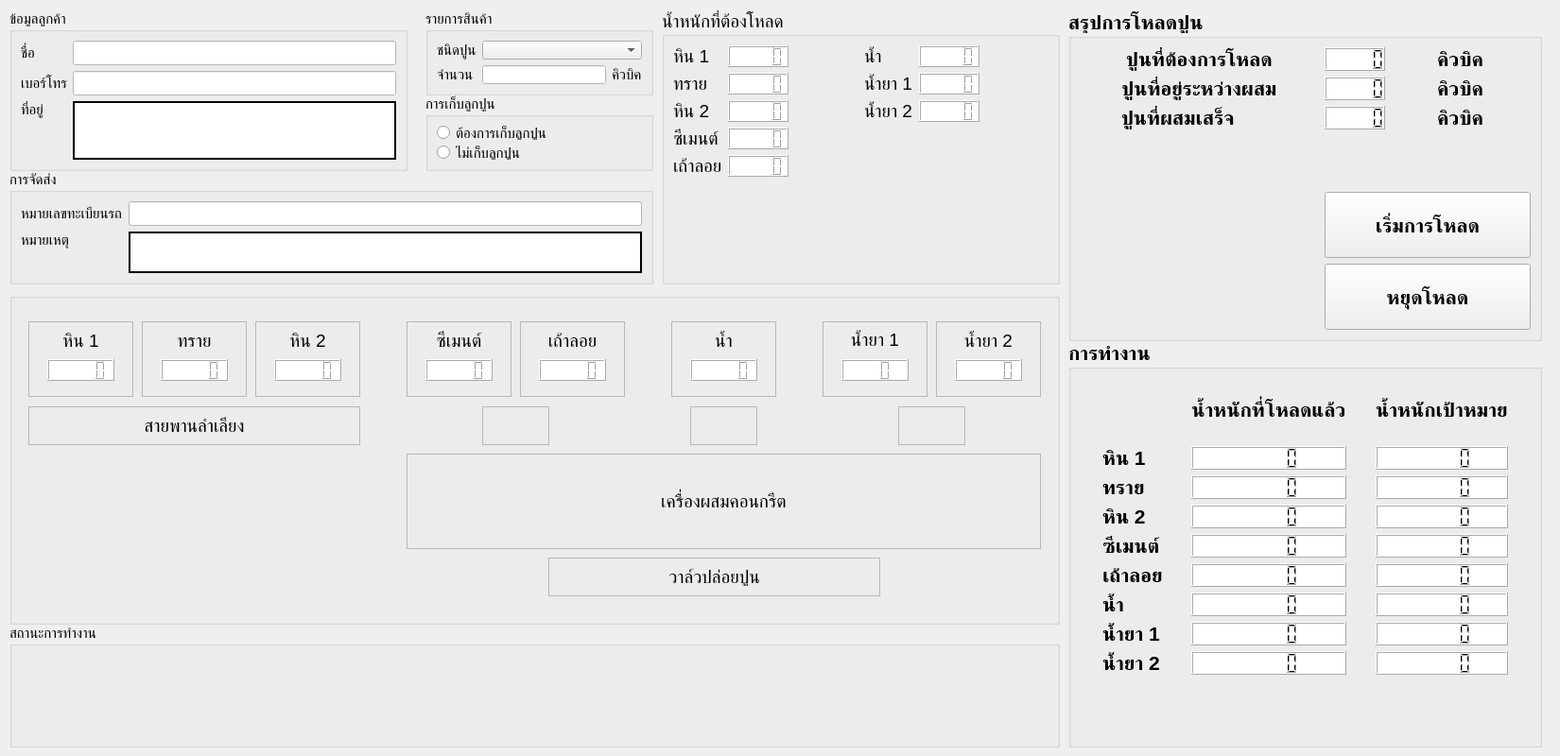
<?xml version="1.0" encoding="UTF-8"?>
<ui version="4.0">
 <class>MainWindow</class>
 <widget class="QMainWindow" name="MainWindow">
  <property name="geometry">
   <rect>
    <x>0</x>
    <y>0</y>
    <width>1650</width>
    <height>800</height>
   </rect>
  </property>
  <property name="minimumSize">
   <size>
    <width>1650</width>
    <height>800</height>
   </size>
  </property>
  <property name="maximumSize">
   <size>
    <width>1650</width>
    <height>800</height>
   </size>
  </property>
  <property name="windowTitle">
   <string>MainWindow</string>
  </property>
  <widget class="QWidget" name="centralwidget">
   <widget class="QGroupBox" name="customer_groupBox">
    <property name="geometry">
     <rect>
      <x>10</x>
      <y>10</y>
      <width>421</width>
      <height>171</height>
     </rect>
    </property>
    <property name="font">
     <font>
      <pointsize>11</pointsize>
     </font>
    </property>
    <property name="title">
     <string>ข้อมูลลูกค้า</string>
    </property>
    <layout class="QGridLayout" name="gridLayout">
     <item row="0" column="0">
      <widget class="QLabel" name="customerName_label">
       <property name="text">
        <string>ชื่อ</string>
       </property>
      </widget>
     </item>
     <item row="2" column="0">
      <widget class="QLabel" name="address_label">
       <property name="text">
        <string>ที่อยู่</string>
       </property>
      </widget>
     </item>
     <item row="1" column="0">
      <widget class="QLabel" name="phone_label">
       <property name="text">
        <string>เบอร์โทร</string>
       </property>
      </widget>
     </item>
     <item row="1" column="1">
      <widget class="QLineEdit" name="phoneNumber_lineEdit">
       <property name="styleSheet">
        <string notr="true">background-color: rgb(255, 255, 255);
color: rgb(0, 0, 0);</string>
       </property>
      </widget>
     </item>
     <item row="0" column="1">
      <widget class="QLineEdit" name="customerName_lineEdit">
       <property name="styleSheet">
        <string notr="true">background-color: rgb(255, 255, 255);
color: rgb(0, 0, 0);</string>
       </property>
      </widget>
     </item>
     <item row="3" column="0">
      <spacer name="verticalSpacer">
       <property name="orientation">
        <enum>Qt::Orientation::Vertical</enum>
       </property>
       <property name="sizeHint" stdset="0">
        <size>
         <width>20</width>
         <height>40</height>
        </size>
       </property>
      </spacer>
     </item>
     <item row="2" column="1" rowspan="2">
      <widget class="QPlainTextEdit" name="address_plainTextEdit">
       <property name="autoFillBackground">
        <bool>true</bool>
       </property>
       <property name="styleSheet">
        <string notr="true">color: rgb(0, 0, 0);
background-color: rgb(255, 255, 255);</string>
       </property>
       <property name="frameShape">
        <enum>QFrame::Shape::Box</enum>
       </property>
       <property name="frameShadow">
        <enum>QFrame::Shadow::Plain</enum>
       </property>
       <property name="lineWidth">
        <number>2</number>
       </property>
       <property name="backgroundVisible">
        <bool>false</bool>
       </property>
      </widget>
     </item>
    </layout>
   </widget>
   <widget class="QGroupBox" name="order_groupBox">
    <property name="geometry">
     <rect>
      <x>450</x>
      <y>10</y>
      <width>241</width>
      <height>91</height>
     </rect>
    </property>
    <property name="font">
     <font>
      <pointsize>11</pointsize>
     </font>
    </property>
    <property name="title">
     <string>รายการสินค้า</string>
    </property>
    <layout class="QGridLayout" name="gridLayout_2">
     <item row="0" column="0">
      <widget class="QLabel" name="label_4">
       <property name="text">
        <string>ชนิดปูน</string>
       </property>
      </widget>
     </item>
     <item row="0" column="1" colspan="2">
      <widget class="QComboBox" name="concreteFormula_comboBox"/>
     </item>
     <item row="1" column="0">
      <widget class="QLabel" name="label_16">
       <property name="text">
        <string>จำนวน</string>
       </property>
      </widget>
     </item>
     <item row="1" column="1">
      <widget class="QLineEdit" name="concreteOrder_lineEdit">
       <property name="styleSheet">
        <string notr="true">background-color: rgb(255, 255, 255);
color: rgb(0, 0, 0);</string>
       </property>
      </widget>
     </item>
     <item row="1" column="2">
      <widget class="QLabel" name="label_17">
       <property name="text">
        <string>คิวบิค</string>
       </property>
      </widget>
     </item>
    </layout>
   </widget>
   <widget class="QGroupBox" name="groupBox_3">
    <property name="geometry">
     <rect>
      <x>1130</x>
      <y>360</y>
      <width>501</width>
      <height>431</height>
     </rect>
    </property>
    <property name="font">
     <font>
      <pointsize>16</pointsize>
      <bold>true</bold>
     </font>
    </property>
    <property name="title">
     <string>การทำงาน</string>
    </property>
    <layout class="QGridLayout" name="gridLayout_4">
     <item row="1" column="2">
      <spacer name="horizontalSpacer_2">
       <property name="orientation">
        <enum>Qt::Orientation::Horizontal</enum>
       </property>
       <property name="sizeHint" stdset="0">
        <size>
         <width>40</width>
         <height>20</height>
        </size>
       </property>
      </spacer>
     </item>
     <item row="4" column="1">
      <widget class="QLabel" name="label_25">
       <property name="text">
        <string>ซีเมนต์</string>
       </property>
      </widget>
     </item>
     <item row="8" column="1">
      <widget class="QLabel" name="label_29">
       <property name="text">
        <string>น้ำยา 2</string>
       </property>
      </widget>
     </item>
     <item row="1" column="1">
      <widget class="QLabel" name="label_22">
       <property name="text">
        <string>หิน 1</string>
       </property>
      </widget>
     </item>
     <item row="1" column="4">
      <spacer name="horizontalSpacer">
       <property name="orientation">
        <enum>Qt::Orientation::Horizontal</enum>
       </property>
       <property name="sizeHint" stdset="0">
        <size>
         <width>40</width>
         <height>20</height>
        </size>
       </property>
      </spacer>
     </item>
     <item row="2" column="1">
      <widget class="QLabel" name="label_23">
       <property name="text">
        <string>ทราย</string>
       </property>
      </widget>
     </item>
     <item row="1" column="0">
      <spacer name="horizontalSpacer_3">
       <property name="orientation">
        <enum>Qt::Orientation::Horizontal</enum>
       </property>
       <property name="sizeHint" stdset="0">
        <size>
         <width>40</width>
         <height>20</height>
        </size>
       </property>
      </spacer>
     </item>
     <item row="5" column="1">
      <widget class="QLabel" name="label_26">
       <property name="text">
        <string>เถ้าลอย</string>
       </property>
      </widget>
     </item>
     <item row="0" column="5">
      <widget class="QLabel" name="label_20">
       <property name="text">
        <string>น้ำหนักเป้าหมาย</string>
       </property>
       <property name="alignment">
        <set>Qt::AlignmentFlag::AlignCenter</set>
       </property>
      </widget>
     </item>
     <item row="0" column="3">
      <widget class="QLabel" name="label_21">
       <property name="text">
        <string>น้ำหนักที่โหลดแล้ว</string>
       </property>
       <property name="alignment">
        <set>Qt::AlignmentFlag::AlignCenter</set>
       </property>
      </widget>
     </item>
     <item row="3" column="6">
      <spacer name="horizontalSpacer_4">
       <property name="orientation">
        <enum>Qt::Orientation::Horizontal</enum>
       </property>
       <property name="sizeHint" stdset="0">
        <size>
         <width>40</width>
         <height>20</height>
        </size>
       </property>
      </spacer>
     </item>
     <item row="6" column="1">
      <widget class="QLabel" name="label_27">
       <property name="text">
        <string>น้ำ</string>
       </property>
      </widget>
     </item>
     <item row="3" column="1">
      <widget class="QLabel" name="label_24">
       <property name="text">
        <string>หิน 2</string>
       </property>
      </widget>
     </item>
     <item row="0" column="1">
      <spacer name="verticalSpacer_3">
       <property name="orientation">
        <enum>Qt::Orientation::Vertical</enum>
       </property>
       <property name="sizeHint" stdset="0">
        <size>
         <width>20</width>
         <height>46</height>
        </size>
       </property>
      </spacer>
     </item>
     <item row="7" column="1">
      <widget class="QLabel" name="label_28">
       <property name="text">
        <string>น้ำยา 1</string>
       </property>
      </widget>
     </item>
     <item row="9" column="3">
      <spacer name="verticalSpacer_5">
       <property name="orientation">
        <enum>Qt::Orientation::Vertical</enum>
       </property>
       <property name="sizeHint" stdset="0">
        <size>
         <width>20</width>
         <height>40</height>
        </size>
       </property>
      </spacer>
     </item>
     <item row="1" column="3">
      <widget class="QLCDNumber" name="rock1Finish_lcdNumber">
       <property name="styleSheet">
        <string notr="true">background-color: rgb(255, 255, 255);
color: rgb(0, 0, 0);</string>
       </property>
       <property name="value" stdset="0">
        <double>0.000000000000000</double>
       </property>
      </widget>
     </item>
     <item row="1" column="5">
      <widget class="QLCDNumber" name="rock1Target_lcdNumber">
       <property name="styleSheet">
        <string notr="true">background-color: rgb(255, 255, 255);
color: rgb(0, 0, 0);</string>
       </property>
       <property name="value" stdset="0">
        <double>0.000000000000000</double>
       </property>
      </widget>
     </item>
     <item row="2" column="5">
      <widget class="QLCDNumber" name="sandTarget_lcdNumber">
       <property name="styleSheet">
        <string notr="true">background-color: rgb(255, 255, 255);
color: rgb(0, 0, 0);</string>
       </property>
       <property name="value" stdset="0">
        <double>0.000000000000000</double>
       </property>
      </widget>
     </item>
     <item row="2" column="3">
      <widget class="QLCDNumber" name="sandFinish_lcdNumber">
       <property name="styleSheet">
        <string notr="true">background-color: rgb(255, 255, 255);
color: rgb(0, 0, 0);</string>
       </property>
       <property name="value" stdset="0">
        <double>0.000000000000000</double>
       </property>
      </widget>
     </item>
     <item row="3" column="3">
      <widget class="QLCDNumber" name="rock2Finish_lcdNumber">
       <property name="styleSheet">
        <string notr="true">background-color: rgb(255, 255, 255);
color: rgb(0, 0, 0);</string>
       </property>
       <property name="value" stdset="0">
        <double>0.000000000000000</double>
       </property>
      </widget>
     </item>
     <item row="4" column="3">
      <widget class="QLCDNumber" name="cementFinish_lcdNumber">
       <property name="styleSheet">
        <string notr="true">background-color: rgb(255, 255, 255);
color: rgb(0, 0, 0);</string>
       </property>
       <property name="value" stdset="0">
        <double>0.000000000000000</double>
       </property>
      </widget>
     </item>
     <item row="5" column="3">
      <widget class="QLCDNumber" name="flyashFinish_lcdNumber">
       <property name="styleSheet">
        <string notr="true">background-color: rgb(255, 255, 255);
color: rgb(0, 0, 0);</string>
       </property>
       <property name="value" stdset="0">
        <double>0.000000000000000</double>
       </property>
      </widget>
     </item>
     <item row="6" column="3">
      <widget class="QLCDNumber" name="waterFinish_lcdNumber">
       <property name="styleSheet">
        <string notr="true">background-color: rgb(255, 255, 255);
color: rgb(0, 0, 0);</string>
       </property>
       <property name="value" stdset="0">
        <double>0.000000000000000</double>
       </property>
      </widget>
     </item>
     <item row="7" column="3">
      <widget class="QLCDNumber" name="chem1Finish_lcdNumber">
       <property name="styleSheet">
        <string notr="true">background-color: rgb(255, 255, 255);
color: rgb(0, 0, 0);</string>
       </property>
       <property name="value" stdset="0">
        <double>0.000000000000000</double>
       </property>
      </widget>
     </item>
     <item row="8" column="3">
      <widget class="QLCDNumber" name="chem2Finish_lcdNumber">
       <property name="styleSheet">
        <string notr="true">background-color: rgb(255, 255, 255);
color: rgb(0, 0, 0);</string>
       </property>
       <property name="value" stdset="0">
        <double>0.000000000000000</double>
       </property>
      </widget>
     </item>
     <item row="3" column="5">
      <widget class="QLCDNumber" name="rock2Target_lcdNumber">
       <property name="styleSheet">
        <string notr="true">background-color: rgb(255, 255, 255);
color: rgb(0, 0, 0);</string>
       </property>
       <property name="value" stdset="0">
        <double>0.000000000000000</double>
       </property>
      </widget>
     </item>
     <item row="4" column="5">
      <widget class="QLCDNumber" name="cementTarget_lcdNumber">
       <property name="styleSheet">
        <string notr="true">background-color: rgb(255, 255, 255);
color: rgb(0, 0, 0);</string>
       </property>
       <property name="value" stdset="0">
        <double>0.000000000000000</double>
       </property>
      </widget>
     </item>
     <item row="5" column="5">
      <widget class="QLCDNumber" name="flyashTarget_lcdNumber">
       <property name="styleSheet">
        <string notr="true">background-color: rgb(255, 255, 255);
color: rgb(0, 0, 0);</string>
       </property>
       <property name="value" stdset="0">
        <double>0.000000000000000</double>
       </property>
      </widget>
     </item>
     <item row="6" column="5">
      <widget class="QLCDNumber" name="waterTarget_lcdNumber">
       <property name="styleSheet">
        <string notr="true">background-color: rgb(255, 255, 255);
color: rgb(0, 0, 0);</string>
       </property>
       <property name="value" stdset="0">
        <double>0.000000000000000</double>
       </property>
      </widget>
     </item>
     <item row="7" column="5">
      <widget class="QLCDNumber" name="chem1Target_lcdNumber">
       <property name="styleSheet">
        <string notr="true">background-color: rgb(255, 255, 255);
color: rgb(0, 0, 0);</string>
       </property>
       <property name="value" stdset="0">
        <double>0.000000000000000</double>
       </property>
      </widget>
     </item>
     <item row="8" column="5">
      <widget class="QLCDNumber" name="chem2Target_lcdNumber">
       <property name="styleSheet">
        <string notr="true">background-color: rgb(255, 255, 255);
color: rgb(0, 0, 0);</string>
       </property>
       <property name="value" stdset="0">
        <double>0.000000000000000</double>
       </property>
      </widget>
     </item>
    </layout>
   </widget>
   <widget class="QGroupBox" name="keepSample_groupBox">
    <property name="geometry">
     <rect>
      <x>450</x>
      <y>100</y>
      <width>241</width>
      <height>81</height>
     </rect>
    </property>
    <property name="font">
     <font>
      <pointsize>11</pointsize>
     </font>
    </property>
    <property name="title">
     <string>การเก็บลูกปูน</string>
    </property>
    <layout class="QVBoxLayout" name="verticalLayout">
     <item>
      <widget class="QRadioButton" name="keepSample_radioButton">
       <property name="text">
        <string>ต้องการเก็บลูกปูน</string>
       </property>
      </widget>
     </item>
     <item>
      <widget class="QRadioButton" name="noKeepSample_radioButton">
       <property name="text">
        <string>ไม่เก็บลูกปูน</string>
       </property>
      </widget>
     </item>
    </layout>
   </widget>
   <widget class="QGroupBox" name="sending_groupBox">
    <property name="geometry">
     <rect>
      <x>10</x>
      <y>180</y>
      <width>681</width>
      <height>121</height>
     </rect>
    </property>
    <property name="font">
     <font>
      <pointsize>11</pointsize>
     </font>
    </property>
    <property name="title">
     <string>การจัดส่ง</string>
    </property>
    <layout class="QGridLayout" name="gridLayout_3">
     <item row="0" column="0">
      <widget class="QLabel" name="label_18">
       <property name="text">
        <string>หมายเลขทะเบียนรถ</string>
       </property>
      </widget>
     </item>
     <item row="0" column="1">
      <widget class="QLineEdit" name="truckID_lineEdit">
       <property name="styleSheet">
        <string notr="true">background-color: rgb(255, 255, 255);
color: rgb(0, 0, 0);</string>
       </property>
      </widget>
     </item>
     <item row="1" column="0">
      <widget class="QLabel" name="label_19">
       <property name="text">
        <string>หมายเหตุ</string>
       </property>
      </widget>
     </item>
     <item row="1" column="1" rowspan="2">
      <widget class="QPlainTextEdit" name="comment_plainTextEdit">
       <property name="styleSheet">
        <string notr="true">background-color: rgb(255, 255, 255);
color: rgb(0, 0, 0);</string>
       </property>
       <property name="frameShape">
        <enum>QFrame::Shape::Box</enum>
       </property>
       <property name="frameShadow">
        <enum>QFrame::Shadow::Plain</enum>
       </property>
       <property name="lineWidth">
        <number>2</number>
       </property>
      </widget>
     </item>
     <item row="2" column="0">
      <spacer name="verticalSpacer_2">
       <property name="orientation">
        <enum>Qt::Orientation::Vertical</enum>
       </property>
       <property name="sizeHint" stdset="0">
        <size>
         <width>41</width>
         <height>80</height>
        </size>
       </property>
      </spacer>
     </item>
    </layout>
   </widget>
   <widget class="QGroupBox" name="groupBox_6">
    <property name="geometry">
     <rect>
      <x>10</x>
      <y>310</y>
      <width>1111</width>
      <height>351</height>
     </rect>
    </property>
    <property name="font">
     <font>
      <pointsize>14</pointsize>
     </font>
    </property>
    <property name="title">
     <string/>
    </property>
    <widget class="QFrame" name="water_frame">
     <property name="geometry">
      <rect>
       <x>700</x>
       <y>30</y>
       <width>111</width>
       <height>80</height>
      </rect>
     </property>
     <property name="frameShape">
      <enum>QFrame::Shape::StyledPanel</enum>
     </property>
     <property name="frameShadow">
      <enum>QFrame::Shadow::Raised</enum>
     </property>
     <widget class="QLabel" name="water_label">
      <property name="geometry">
       <rect>
        <x>10</x>
        <y>10</y>
        <width>91</width>
        <height>20</height>
       </rect>
      </property>
      <property name="text">
       <string>น้ำ</string>
      </property>
      <property name="alignment">
       <set>Qt::AlignmentFlag::AlignCenter</set>
      </property>
     </widget>
     <widget class="QLCDNumber" name="waterValue_lcdNumber">
      <property name="geometry">
       <rect>
        <x>20</x>
        <y>40</y>
        <width>71</width>
        <height>23</height>
       </rect>
      </property>
      <property name="styleSheet">
       <string notr="true">background-color: rgb(255, 255, 255);
color: rgb(0, 0, 0);</string>
      </property>
     </widget>
    </widget>
    <widget class="QFrame" name="rock1_frame">
     <property name="geometry">
      <rect>
       <x>20</x>
       <y>30</y>
       <width>111</width>
       <height>80</height>
      </rect>
     </property>
     <property name="frameShape">
      <enum>QFrame::Shape::StyledPanel</enum>
     </property>
     <property name="frameShadow">
      <enum>QFrame::Shadow::Raised</enum>
     </property>
     <widget class="QLabel" name="rock1_label">
      <property name="geometry">
       <rect>
        <x>10</x>
        <y>10</y>
        <width>91</width>
        <height>20</height>
       </rect>
      </property>
      <property name="text">
       <string>หิน 1</string>
      </property>
      <property name="alignment">
       <set>Qt::AlignmentFlag::AlignCenter</set>
      </property>
     </widget>
     <widget class="QLCDNumber" name="rock1Value_lcdNumber">
      <property name="geometry">
       <rect>
        <x>20</x>
        <y>40</y>
        <width>71</width>
        <height>23</height>
       </rect>
      </property>
      <property name="styleSheet">
       <string notr="true">background-color: rgb(255, 255, 255);
color: rgb(0, 0, 0);</string>
      </property>
     </widget>
    </widget>
    <widget class="QFrame" name="conveyor_frame">
     <property name="geometry">
      <rect>
       <x>20</x>
       <y>120</y>
       <width>351</width>
       <height>41</height>
      </rect>
     </property>
     <property name="frameShape">
      <enum>QFrame::Shape::StyledPanel</enum>
     </property>
     <property name="frameShadow">
      <enum>QFrame::Shadow::Raised</enum>
     </property>
     <widget class="QLabel" name="conveyor_label">
      <property name="geometry">
       <rect>
        <x>10</x>
        <y>10</y>
        <width>331</width>
        <height>20</height>
       </rect>
      </property>
      <property name="text">
       <string>สายพานลำเลียง</string>
      </property>
      <property name="alignment">
       <set>Qt::AlignmentFlag::AlignCenter</set>
      </property>
     </widget>
    </widget>
    <widget class="QFrame" name="chem1_frame">
     <property name="geometry">
      <rect>
       <x>860</x>
       <y>30</y>
       <width>111</width>
       <height>80</height>
      </rect>
     </property>
     <property name="frameShape">
      <enum>QFrame::Shape::StyledPanel</enum>
     </property>
     <property name="frameShadow">
      <enum>QFrame::Shadow::Raised</enum>
     </property>
     <widget class="QLabel" name="chem1_label">
      <property name="geometry">
       <rect>
        <x>10</x>
        <y>9</y>
        <width>91</width>
        <height>21</height>
       </rect>
      </property>
      <property name="text">
       <string>น้ำยา 1</string>
      </property>
      <property name="alignment">
       <set>Qt::AlignmentFlag::AlignCenter</set>
      </property>
     </widget>
     <widget class="QLCDNumber" name="chem1Value_lcdNumber">
      <property name="geometry">
       <rect>
        <x>20</x>
        <y>40</y>
        <width>71</width>
        <height>23</height>
       </rect>
      </property>
      <property name="styleSheet">
       <string notr="true">background-color: rgb(255, 255, 255);
color: rgb(0, 0, 0);</string>
      </property>
      <property name="digitCount">
       <number>3</number>
      </property>
      <property name="value" stdset="0">
       <double>0.000000000000000</double>
      </property>
      <property name="intValue" stdset="0">
       <number>0</number>
      </property>
     </widget>
    </widget>
    <widget class="QFrame" name="chemValve_frame">
     <property name="geometry">
      <rect>
       <x>940</x>
       <y>120</y>
       <width>71</width>
       <height>41</height>
      </rect>
     </property>
     <property name="frameShape">
      <enum>QFrame::Shape::StyledPanel</enum>
     </property>
     <property name="frameShadow">
      <enum>QFrame::Shadow::Raised</enum>
     </property>
    </widget>
    <widget class="QFrame" name="rock2_frame">
     <property name="geometry">
      <rect>
       <x>260</x>
       <y>30</y>
       <width>111</width>
       <height>80</height>
      </rect>
     </property>
     <property name="frameShape">
      <enum>QFrame::Shape::StyledPanel</enum>
     </property>
     <property name="frameShadow">
      <enum>QFrame::Shadow::Raised</enum>
     </property>
     <widget class="QLabel" name="rock2_label">
      <property name="geometry">
       <rect>
        <x>10</x>
        <y>10</y>
        <width>91</width>
        <height>20</height>
       </rect>
      </property>
      <property name="text">
       <string>หิน 2</string>
      </property>
      <property name="alignment">
       <set>Qt::AlignmentFlag::AlignCenter</set>
      </property>
     </widget>
     <widget class="QLCDNumber" name="rock2Value_lcdNumber">
      <property name="geometry">
       <rect>
        <x>20</x>
        <y>40</y>
        <width>71</width>
        <height>23</height>
       </rect>
      </property>
      <property name="styleSheet">
       <string notr="true">background-color: rgb(255, 255, 255);
color: rgb(0, 0, 0);</string>
      </property>
     </widget>
    </widget>
    <widget class="QFrame" name="flyash_frame">
     <property name="geometry">
      <rect>
       <x>540</x>
       <y>30</y>
       <width>111</width>
       <height>80</height>
      </rect>
     </property>
     <property name="frameShape">
      <enum>QFrame::Shape::StyledPanel</enum>
     </property>
     <property name="frameShadow">
      <enum>QFrame::Shadow::Raised</enum>
     </property>
     <widget class="QLabel" name="flyash_label">
      <property name="geometry">
       <rect>
        <x>10</x>
        <y>10</y>
        <width>91</width>
        <height>20</height>
       </rect>
      </property>
      <property name="text">
       <string>เถ้าลอย</string>
      </property>
      <property name="alignment">
       <set>Qt::AlignmentFlag::AlignCenter</set>
      </property>
     </widget>
     <widget class="QLCDNumber" name="flyashValue_lcdNumber">
      <property name="geometry">
       <rect>
        <x>20</x>
        <y>40</y>
        <width>71</width>
        <height>23</height>
       </rect>
      </property>
      <property name="styleSheet">
       <string notr="true">background-color: rgb(255, 255, 255);
color: rgb(0, 0, 0);</string>
      </property>
     </widget>
    </widget>
    <widget class="QFrame" name="mixerValve_frame">
     <property name="geometry">
      <rect>
       <x>570</x>
       <y>280</y>
       <width>351</width>
       <height>41</height>
      </rect>
     </property>
     <property name="frameShape">
      <enum>QFrame::Shape::StyledPanel</enum>
     </property>
     <property name="frameShadow">
      <enum>QFrame::Shadow::Raised</enum>
     </property>
     <widget class="QLabel" name="valveMixer_label">
      <property name="geometry">
       <rect>
        <x>10</x>
        <y>10</y>
        <width>331</width>
        <height>20</height>
       </rect>
      </property>
      <property name="text">
       <string>วาล์วปล่อยปูน</string>
      </property>
      <property name="alignment">
       <set>Qt::AlignmentFlag::AlignCenter</set>
      </property>
     </widget>
    </widget>
    <widget class="QFrame" name="mixer_frame">
     <property name="geometry">
      <rect>
       <x>420</x>
       <y>170</y>
       <width>671</width>
       <height>101</height>
      </rect>
     </property>
     <property name="frameShape">
      <enum>QFrame::Shape::StyledPanel</enum>
     </property>
     <property name="frameShadow">
      <enum>QFrame::Shadow::Raised</enum>
     </property>
     <widget class="QLabel" name="mixer_label">
      <property name="geometry">
       <rect>
        <x>10</x>
        <y>10</y>
        <width>651</width>
        <height>81</height>
       </rect>
      </property>
      <property name="text">
       <string>เครื่องผสมคอนกรีต</string>
      </property>
      <property name="alignment">
       <set>Qt::AlignmentFlag::AlignCenter</set>
      </property>
     </widget>
    </widget>
    <widget class="QFrame" name="waterValve_frame">
     <property name="geometry">
      <rect>
       <x>720</x>
       <y>120</y>
       <width>71</width>
       <height>41</height>
      </rect>
     </property>
     <property name="frameShape">
      <enum>QFrame::Shape::StyledPanel</enum>
     </property>
     <property name="frameShadow">
      <enum>QFrame::Shadow::Raised</enum>
     </property>
    </widget>
    <widget class="QFrame" name="cement_frame">
     <property name="geometry">
      <rect>
       <x>420</x>
       <y>30</y>
       <width>111</width>
       <height>80</height>
      </rect>
     </property>
     <property name="frameShape">
      <enum>QFrame::Shape::StyledPanel</enum>
     </property>
     <property name="frameShadow">
      <enum>QFrame::Shadow::Raised</enum>
     </property>
     <widget class="QLabel" name="cemen_label">
      <property name="geometry">
       <rect>
        <x>10</x>
        <y>10</y>
        <width>91</width>
        <height>20</height>
       </rect>
      </property>
      <property name="text">
       <string>ซีเมนต์</string>
      </property>
      <property name="alignment">
       <set>Qt::AlignmentFlag::AlignCenter</set>
      </property>
     </widget>
     <widget class="QLCDNumber" name="cementValue_lcdNumber">
      <property name="geometry">
       <rect>
        <x>20</x>
        <y>40</y>
        <width>71</width>
        <height>23</height>
       </rect>
      </property>
      <property name="styleSheet">
       <string notr="true">background-color: rgb(255, 255, 255);
color: rgb(0, 0, 0);</string>
      </property>
     </widget>
    </widget>
    <widget class="QFrame" name="cementValve_frame">
     <property name="geometry">
      <rect>
       <x>500</x>
       <y>120</y>
       <width>71</width>
       <height>41</height>
      </rect>
     </property>
     <property name="frameShape">
      <enum>QFrame::Shape::StyledPanel</enum>
     </property>
     <property name="frameShadow">
      <enum>QFrame::Shadow::Raised</enum>
     </property>
    </widget>
    <widget class="QFrame" name="chem2_frame">
     <property name="geometry">
      <rect>
       <x>980</x>
       <y>30</y>
       <width>111</width>
       <height>80</height>
      </rect>
     </property>
     <property name="frameShape">
      <enum>QFrame::Shape::StyledPanel</enum>
     </property>
     <property name="frameShadow">
      <enum>QFrame::Shadow::Raised</enum>
     </property>
     <widget class="QLabel" name="chem2_label">
      <property name="geometry">
       <rect>
        <x>10</x>
        <y>10</y>
        <width>91</width>
        <height>20</height>
       </rect>
      </property>
      <property name="text">
       <string>น้ำยา 2</string>
      </property>
      <property name="alignment">
       <set>Qt::AlignmentFlag::AlignCenter</set>
      </property>
     </widget>
     <widget class="QLCDNumber" name="chem2Value_lcdNumber">
      <property name="geometry">
       <rect>
        <x>20</x>
        <y>40</y>
        <width>71</width>
        <height>23</height>
       </rect>
      </property>
      <property name="styleSheet">
       <string notr="true">background-color: rgb(255, 255, 255);
color: rgb(0, 0, 0);</string>
      </property>
     </widget>
    </widget>
    <widget class="QFrame" name="sand_frame">
     <property name="geometry">
      <rect>
       <x>140</x>
       <y>30</y>
       <width>111</width>
       <height>80</height>
      </rect>
     </property>
     <property name="frameShape">
      <enum>QFrame::Shape::StyledPanel</enum>
     </property>
     <property name="frameShadow">
      <enum>QFrame::Shadow::Raised</enum>
     </property>
     <widget class="QLabel" name="sand_label">
      <property name="geometry">
       <rect>
        <x>10</x>
        <y>10</y>
        <width>91</width>
        <height>20</height>
       </rect>
      </property>
      <property name="text">
       <string>ทราย</string>
      </property>
      <property name="alignment">
       <set>Qt::AlignmentFlag::AlignCenter</set>
      </property>
     </widget>
     <widget class="QLCDNumber" name="sandValue_lcdNumber">
      <property name="geometry">
       <rect>
        <x>20</x>
        <y>40</y>
        <width>71</width>
        <height>23</height>
       </rect>
      </property>
      <property name="styleSheet">
       <string notr="true">background-color: rgb(255, 255, 255);
color: rgb(0, 0, 0);</string>
      </property>
     </widget>
    </widget>
   </widget>
   <widget class="QGroupBox" name="processStatus_groupBox">
    <property name="geometry">
     <rect>
      <x>10</x>
      <y>660</y>
      <width>1111</width>
      <height>131</height>
     </rect>
    </property>
    <property name="font">
     <font>
      <pointsize>11</pointsize>
     </font>
    </property>
    <property name="title">
     <string>สถานะการทำงาน</string>
    </property>
   </widget>
   <widget class="QGroupBox" name="groupBox_8">
    <property name="geometry">
     <rect>
      <x>1130</x>
      <y>10</y>
      <width>501</width>
      <height>351</height>
     </rect>
    </property>
    <property name="font">
     <font>
      <pointsize>16</pointsize>
      <bold>true</bold>
     </font>
    </property>
    <property name="title">
     <string>สรุปการโหลดปูน</string>
    </property>
    <layout class="QGridLayout" name="gridLayout_5">
     <item row="3" column="5">
      <widget class="QLabel" name="label_35">
       <property name="text">
        <string>คิวบิค</string>
       </property>
       <property name="alignment">
        <set>Qt::AlignmentFlag::AlignCenter</set>
       </property>
      </widget>
     </item>
     <item row="2" column="1">
      <widget class="QLabel" name="label_31">
       <property name="text">
        <string>ปูนที่อยู่ระหว่างผสม</string>
       </property>
       <property name="alignment">
        <set>Qt::AlignmentFlag::AlignCenter</set>
       </property>
      </widget>
     </item>
     <item row="2" column="5">
      <widget class="QLabel" name="label_34">
       <property name="text">
        <string>คิวบิค</string>
       </property>
       <property name="alignment">
        <set>Qt::AlignmentFlag::AlignCenter</set>
       </property>
      </widget>
     </item>
     <item row="2" column="4">
      <spacer name="horizontalSpacer_7">
       <property name="orientation">
        <enum>Qt::Orientation::Horizontal</enum>
       </property>
       <property name="sizeHint" stdset="0">
        <size>
         <width>40</width>
         <height>20</height>
        </size>
       </property>
      </spacer>
     </item>
     <item row="3" column="1">
      <widget class="QLabel" name="label_32">
       <property name="text">
        <string>ปูนที่ผสมเสร็จ</string>
       </property>
       <property name="alignment">
        <set>Qt::AlignmentFlag::AlignLeading|Qt::AlignmentFlag::AlignLeft|Qt::AlignmentFlag::AlignVCenter</set>
       </property>
      </widget>
     </item>
     <item row="2" column="2">
      <spacer name="horizontalSpacer_6">
       <property name="orientation">
        <enum>Qt::Orientation::Horizontal</enum>
       </property>
       <property name="sizeHint" stdset="0">
        <size>
         <width>40</width>
         <height>20</height>
        </size>
       </property>
      </spacer>
     </item>
     <item row="0" column="5">
      <widget class="QLabel" name="label_33">
       <property name="text">
        <string>คิวบิค</string>
       </property>
       <property name="alignment">
        <set>Qt::AlignmentFlag::AlignCenter</set>
       </property>
      </widget>
     </item>
     <item row="2" column="6">
      <spacer name="horizontalSpacer_8">
       <property name="orientation">
        <enum>Qt::Orientation::Horizontal</enum>
       </property>
       <property name="sizeHint" stdset="0">
        <size>
         <width>40</width>
         <height>20</height>
        </size>
       </property>
      </spacer>
     </item>
     <item row="2" column="0">
      <spacer name="horizontalSpacer_5">
       <property name="orientation">
        <enum>Qt::Orientation::Horizontal</enum>
       </property>
       <property name="sizeHint" stdset="0">
        <size>
         <width>40</width>
         <height>20</height>
        </size>
       </property>
      </spacer>
     </item>
     <item row="0" column="1">
      <widget class="QLabel" name="label_30">
       <property name="text">
        <string>ปูนที่ต้องการโหลด</string>
       </property>
       <property name="alignment">
        <set>Qt::AlignmentFlag::AlignCenter</set>
       </property>
      </widget>
     </item>
     <item row="4" column="3">
      <spacer name="verticalSpacer_4">
       <property name="orientation">
        <enum>Qt::Orientation::Vertical</enum>
       </property>
       <property name="sizeHint" stdset="0">
        <size>
         <width>20</width>
         <height>40</height>
        </size>
       </property>
      </spacer>
     </item>
     <item row="5" column="3" colspan="4">
      <widget class="QPushButton" name="startProcess_pushButton">
       <property name="minimumSize">
        <size>
         <width>0</width>
         <height>70</height>
        </size>
       </property>
       <property name="text">
        <string>เริ่มการโหลด</string>
       </property>
      </widget>
     </item>
     <item row="6" column="3" colspan="4">
      <widget class="QPushButton" name="terminateProcess_pushButton">
       <property name="minimumSize">
        <size>
         <width>0</width>
         <height>70</height>
        </size>
       </property>
       <property name="text">
        <string>หยุดโหลด</string>
       </property>
      </widget>
     </item>
     <item row="2" column="3">
      <widget class="QLCDNumber" name="inProcessAmount_lcdNumber">
       <property name="styleSheet">
        <string notr="true">background-color: rgb(255, 255, 255);
color: rgb(0, 0, 0);</string>
       </property>
       <property name="value" stdset="0">
        <double>0.000000000000000</double>
       </property>
      </widget>
     </item>
     <item row="3" column="3">
      <widget class="QLCDNumber" name="finishAmount_lcdNumber">
       <property name="styleSheet">
        <string notr="true">background-color: rgb(255, 255, 255);
color: rgb(0, 0, 0);</string>
       </property>
       <property name="value" stdset="0">
        <double>0.000000000000000</double>
       </property>
      </widget>
     </item>
     <item row="0" column="3">
      <widget class="QLCDNumber" name="targetAmount_lcdNumber">
       <property name="styleSheet">
        <string notr="true">background-color: rgb(255, 255, 255);
color: rgb(0, 0, 0);</string>
       </property>
       <property name="value" stdset="0">
        <double>0.000000000000000</double>
       </property>
      </widget>
     </item>
    </layout>
   </widget>
   <widget class="QGroupBox" name="groupBox">
    <property name="geometry">
     <rect>
      <x>700</x>
      <y>10</y>
      <width>421</width>
      <height>291</height>
     </rect>
    </property>
    <property name="font">
     <font>
      <pointsize>14</pointsize>
     </font>
    </property>
    <property name="title">
     <string>น้ำหนักที่ต้องโหลด</string>
    </property>
    <layout class="QGridLayout" name="gridLayout_6">
     <item row="6" column="5">
      <widget class="QLCDNumber" name="chem2Waiting_lcdNumber">
       <property name="styleSheet">
        <string notr="true">background-color: rgb(255, 255, 255);
color: rgb(0, 0, 0);</string>
       </property>
      </widget>
     </item>
     <item row="6" column="0">
      <widget class="QLabel" name="label_39">
       <property name="text">
        <string>หิน 2</string>
       </property>
      </widget>
     </item>
     <item row="7" column="2">
      <widget class="QLCDNumber" name="cementWaiting_lcdNumber">
       <property name="styleSheet">
        <string notr="true">background-color: rgb(255, 255, 255);
color: rgb(0, 0, 0);</string>
       </property>
      </widget>
     </item>
     <item row="3" column="2">
      <widget class="QLCDNumber" name="sandWaiting_lcdNumber">
       <property name="styleSheet">
        <string notr="true">background-color: rgb(255, 255, 255);
color: rgb(0, 0, 0);</string>
       </property>
      </widget>
     </item>
     <item row="9" column="0">
      <spacer name="verticalSpacer_6">
       <property name="orientation">
        <enum>Qt::Orientation::Vertical</enum>
       </property>
       <property name="sizeHint" stdset="0">
        <size>
         <width>20</width>
         <height>40</height>
        </size>
       </property>
      </spacer>
     </item>
     <item row="3" column="3">
      <spacer name="horizontalSpacer_9">
       <property name="orientation">
        <enum>Qt::Orientation::Horizontal</enum>
       </property>
       <property name="sizeHint" stdset="0">
        <size>
         <width>40</width>
         <height>20</height>
        </size>
       </property>
      </spacer>
     </item>
     <item row="2" column="0">
      <widget class="QLabel" name="label_43">
       <property name="text">
        <string>หิน 1</string>
       </property>
      </widget>
     </item>
     <item row="8" column="0">
      <widget class="QLabel" name="label_41">
       <property name="text">
        <string>เถ้าลอย</string>
       </property>
      </widget>
     </item>
     <item row="6" column="2">
      <widget class="QLCDNumber" name="rock2Waiting_lcdNumber">
       <property name="styleSheet">
        <string notr="true">background-color: rgb(255, 255, 255);
color: rgb(0, 0, 0);</string>
       </property>
      </widget>
     </item>
     <item row="2" column="5">
      <widget class="QLCDNumber" name="waterWaiting_lcdNumber">
       <property name="styleSheet">
        <string notr="true">background-color: rgb(255, 255, 255);
color: rgb(0, 0, 0);</string>
       </property>
      </widget>
     </item>
     <item row="3" column="0">
      <widget class="QLabel" name="label_42">
       <property name="text">
        <string>ทราย</string>
       </property>
      </widget>
     </item>
     <item row="2" column="2">
      <widget class="QLCDNumber" name="rock1Waiting_lcdNumber">
       <property name="styleSheet">
        <string notr="true">background-color: rgb(255, 255, 255);
color: rgb(0, 0, 0);</string>
       </property>
      </widget>
     </item>
     <item row="7" column="0">
      <widget class="QLabel" name="label_36">
       <property name="text">
        <string>ซีเมนต์</string>
       </property>
      </widget>
     </item>
     <item row="3" column="5">
      <widget class="QLCDNumber" name="chem1Waiting_lcdNumber">
       <property name="styleSheet">
        <string notr="true">background-color: rgb(255, 255, 255);
color: rgb(0, 0, 0);</string>
       </property>
      </widget>
     </item>
     <item row="8" column="2">
      <widget class="QLCDNumber" name="flyashWaiting_lcdNumber">
       <property name="styleSheet">
        <string notr="true">background-color: rgb(255, 255, 255);
color: rgb(0, 0, 0);</string>
       </property>
      </widget>
     </item>
     <item row="2" column="4">
      <widget class="QLabel" name="label_38">
       <property name="text">
        <string>น้ำ</string>
       </property>
      </widget>
     </item>
     <item row="6" column="4">
      <widget class="QLabel" name="label_40">
       <property name="text">
        <string>น้ำยา 2</string>
       </property>
      </widget>
     </item>
     <item row="3" column="4">
      <widget class="QLabel" name="label_37">
       <property name="text">
        <string>น้ำยา 1</string>
       </property>
      </widget>
     </item>
     <item row="2" column="6">
      <spacer name="horizontalSpacer_11">
       <property name="orientation">
        <enum>Qt::Orientation::Horizontal</enum>
       </property>
       <property name="sizeHint" stdset="0">
        <size>
         <width>40</width>
         <height>20</height>
        </size>
       </property>
      </spacer>
     </item>
    </layout>
   </widget>
  </widget>
 </widget>
 <resources/>
 <connections/>
</ui>
